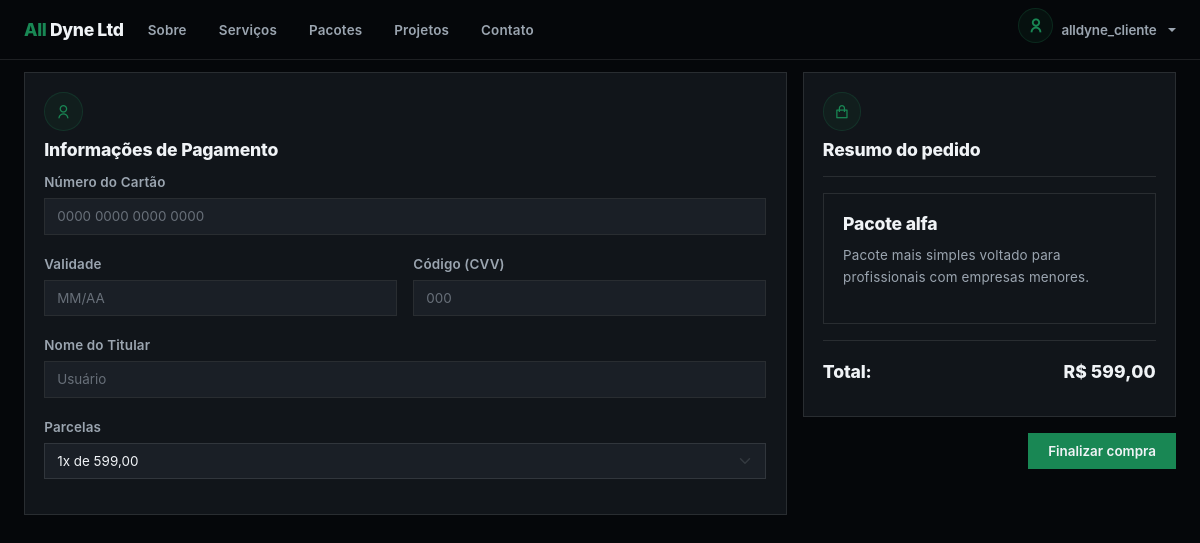
The app's page /checkout/checkout.php?package_id=1 (signed in) with its own data.
### tables this page shows
CREATE TABLE `packages` (
  `id` int(11) NOT NULL,
  `name` varchar(100) NOT NULL,
  `price` decimal(10,2) NOT NULL,
  `description` varchar(255) NOT NULL
);

### app/config/config.php (called while the page is built, shortened)
<?php
function e(?string $value): string
{
    return htmlspecialchars($value ?? '', ENT_QUOTES, 'UTF-8');
}
?>

### checkout/checkout.php (the view, shortened to what this page needs)
<?php
require_once __DIR__ . '/../app/config/config.php';
require_once BASE_PATH . '/app/middleware/user.php';
$package_id = $_GET['package_id'];
$stmt_package = mysqli_prepare($conn, "SELECT id, name, price, description FROM packages WHERE id = ?");
mysqli_stmt_bind_param($stmt_package, "i", $package_id);
mysqli_stmt_execute($stmt_package);
$result_package = mysqli_stmt_get_result($stmt_package);
$package = mysqli_fetch_assoc($result_package);
$name = $package['name'];
$price = $package['price'];
$description = $package['description'];
require_once BASE_PATH . '/components/layout/head.php';
require_once BASE_PATH . '/components/layout/header.php';
?>
<div class="custom-main-container min-vh-100 section-spacer">
    <div class="row g-3">
        <div class="col-12 col-md-8">
            <form name="checkout-form" id="checkout-form" action="app/controllers/checkout-controller.php"
                method="POST">
                <div class="d-flex flex-column gap-3">
                    <div class="card no-hover">
                        <div class="card-body">
                            <div class="form-content mb-3">
                                <div class="form-header">
                                    <div class="icon-box">
                                        <i class="ri-user-line"></i>
                                    </div>
                                    <h3 class="form-title">Informações de Pagamento</h3>
                                </div>
                                <div class="form-body row g-3">
                                    <div class="form-field col-12">
                                        <label for="">Número do Cartão</label>
                                        <input class="form-control" name="card_number" id="card_number"
                                            placeholder="0000 0000 0000 0000" type="text" minlength="19" maxlength="19"
                                            required>
                                    </div>
                                    <div class="form-field col-6">
                                        <label for="">Validade</label>
                                        <input class="form-control" name="card_date" id="card_date" placeholder="MM/AA"
                                            type="text" minlength="5" maxlength="5" required>
                                    </div>
                                    <div class="form-field col-6">
                                        <label for="">Código (CVV)</label>
                                        <input class="form-control" name="card_cvv" id="card_cvv" placeholder="000"
                                            type="text" minlength="4" maxlength="4" required>
                                    </div>
                                    <div class="form-field col-12">
                                        <label for="">Nome do Titular</label>
                                        <input class="form-control" name="card_name" id="card_name"
                                            placeholder="Usuário" type="text" minlength="3" maxlength="100" required>
                                    </div>
                                    <div class="form-field col-12">
                                        <label for="status">Parcelas</label>
                                        <select class="form-select" name="installments" id="installments"
                                            placeholder="Parcelas" autocomplete="off">
                                            <?php for ($i = 1; $i <= 12; $i++): ?>
                                                <option value="<?= $i ?>">
                                                    <?= $i . 'x ' . 'de ' . number_format($price / $i, 2, ',', '.') ?>
                                                </option>
                                            <?php endfor ?>
                                        </select>
                                    </div>
                                </div>
                            </div>
                        </div>
                    </div>
                </div>
            </form>
        </div>
        <div class="col-12 col-md-4 d-flex flex-column gap-3">
            <div class="card no-hover">
                <div class="card-body">
                    <div class="icon-box">
                        <i class="ri-shopping-bag-line"></i>
                    </div>
                    <h3 class="card-title">Resumo do Pedido</h3>
                    <hr>
                    <div class="card no-hover">
                        <div class="card-body">
                            <h3 class="card-title"><?= e($name) ?></h3>
                            <p><?= e($description) ?></p>
                        </div>
                    </div>
                    <hr>
                    <div class="d-flex justify-content-between align-items-center w-100">
                        <h3 class="card-title">Total:</h3>
                        <p class="card-title">R$ <?= e(number_format($price, 2, ',', '.')) ?></p>
                    </div>
                </div>
            </div>
            <div class="d-flex justify-content-end">
                <button class="btn primary" form="checkout-form">Finalizar Compra</button>
            </div>
        </div>
    </div>
</div>
<?php
require_once BASE_PATH . '/components/layout/scripts.php';
?>

### assets/css/index.css (style rules this page uses)
* { padding: 0; margin: 0; box-sizing: border-box; list-style: none; }
:root { --color-primary: #198754; --color-primary-border: #19875433; --color-primary-background: #19875414; --color-background: #05070a; --color-card: #11151a; --color-border: #ffffff1a; --color-input: #1a1f26; --color-title: #f0f3f6; --color-text: #9ba5b0; --color-warning: #f5b041; --color-warning-border: #62461f; --color-warning-background: #4a3514; --color-danger: #e74c3c; --color-danger-border: #63261f; --color-danger-background: #4c1c17; --neon-shadow: 0 0 6px rgba(25, 135, 84, 0.25), 0 0 18px rgba(25, 135, 84, 0.12); --font-size-xxl: clamp(2rem, 4vw + 1rem, 3.2rem); --font-size-xl: clamp(1.4rem, 2.2vw + 1rem, 2.1rem); --font-size-lg: 1.1rem; --font-size-md: 0.95rem; --font-size-sm: 0.84rem; --font-weight-bold: 800; --font-weight-semibold: 600; --font-weight-regular: 400; }
html { scroll-behavior: smooth; }
body { overflow-x: hidden; background-color: var(--color-background); color: var(--color-text); font-family: "Inter", sans-serif !important; font-size: var(--font-size-md); font-weight: var(--font-weight-regular); line-height: 1.65; letter-spacing: 0.01em; -webkit-font-smoothing: antialiased; }
hr { color: var(--color-border); opacity: 1; }
h1, h2, h3, h4, h5, h6, span { color: var(--color-title); letter-spacing: -0.01em; }
p { color: var(--color-text); line-height: 1.7; margin-bottom: 0.9rem; }
.custom-main-container, .custom-main-container-fluid { width: 100%; margin-inline: auto; padding-inline: 1.5rem; }
.custom-main-container { max-width: 1200px; }
.section-spacer { padding-top: 72px; padding-bottom: 72px; }
.icon-box { flex-shrink: 0; width: 2.4rem !important; height: 2.4rem !important; display: flex; justify-content: center; align-items: center; background: var(--color-primary-background); color: var(--color-primary); font-size: 0.95rem; border: 1px solid var(--color-primary-border); margin-bottom: 0.5rem; border-radius: 50%; }
.card { background: var(--color-card) !important; border: 1px solid var(--color-border) !important; border-radius: 0 !important; color: var(--color-text); transition: 0.2s ease; }
.card .card-body { position: relative; padding: 1.2rem; }
.card .card-body .card-title { color: var(--color-title); font-size: var(--font-size-lg); font-weight: var(--font-weight-bold); margin-bottom: 0.6rem; }
.card .card-body p { font-size: var(--font-size-sm); }
.card, .table-container, .projects-list { scrollbar-width: none; -ms-overflow-style: none; }
.btn.primary { background: var(--color-primary) !important; border: none; border-radius: 0; padding: 0.5rem 1.25rem; font-size: var(--font-size-sm); font-weight: var(--font-weight-semibold); color: var(--color-title) !important; transition: filter 0.2s ease; }
form { color: var(--color-text); }
.form-title { color: var(--color-title); font-size: var(--font-size-lg); font-weight: var(--font-weight-bold); margin-bottom: 0.6rem; }
form label { font-size: var(--font-size-sm); color: var(--color-text); font-weight: var(--font-weight-semibold); margin-bottom: 0.3rem; }
form .form-field { position: relative; }
form .form-control, form .form-select { background-color: var(--color-input) !important; border: 1px solid var(--color-border) !important; color: var(--color-title) !important; border-radius: 0 !important; padding: 0.45rem 0.75rem !important; font-size: var(--font-size-sm) !important; transition: border-color 0.2s ease; }
form .form-control::placeholder { color: var(--color-text); opacity: 0.6; }
.form-field input[type="password"], .form-field input[type="text"] { padding-right: 2rem !important; }
.btn, .nav-item a, .card-title { text-transform: lowercase !important; }
.btn::first-letter, .nav-item a::first-letter, .card-title::first-letter { text-transform: uppercase !important; }

### records on screen
packages: name "pacote alfa", description "Pacote mais simples voltado para profissionais com empresas menores.", price "599,00"

### other values on screen
$_SESSION['name'] "alldyne_cliente"
form field installments "1x de 599,00"
